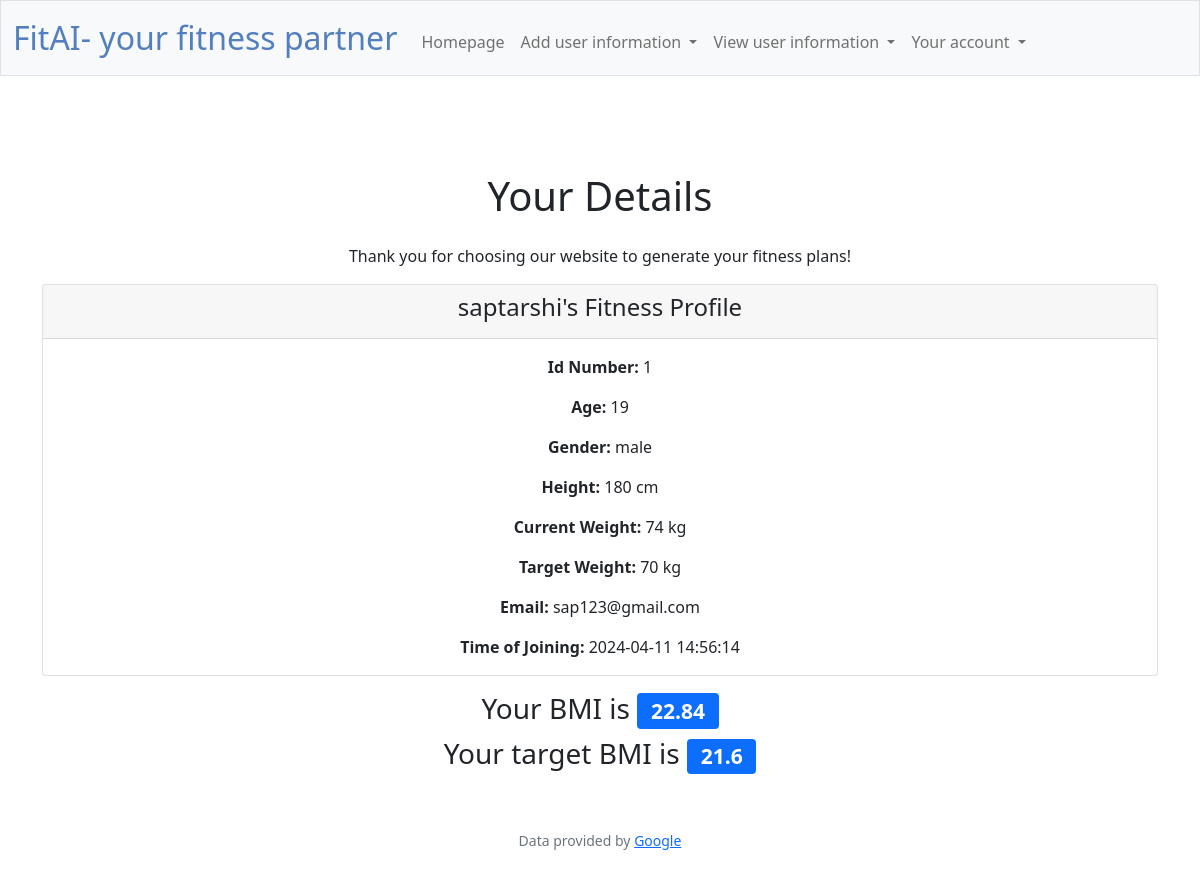
/homepage (signed in), run on the app's committed database.
### tables this page shows
CREATE TABLE user (
    id INTEGER PRIMARY KEY,
    username VARCHAR(255),
    email VARCHAR(255),
    password VARCHAR,
    time_joined TIMESTAMP,
    curr_weight DECIMAL(12,2),
    target_weight DECIMAL(12,2),
    height DECIMAL(12,2),
    gender VARCHAR(255),
    age INTEGER
);

### app.py (the view)
@app.route("/homepage")
@login_required
def home():
    try:
        user_details = db.execute("""
            SELECT id, username, email, time_joined, curr_weight, target_weight, height, gender, age
            FROM user
            WHERE id = ?
        """, (user_c_id))
        print(user_details)
        h = user_details[0]["height"]/100
        bmi = round((user_details[0]["curr_weight"]/(h*h)), 2)
        bmi_target = round((user_details[0]["target_weight"]/(h*h)), 2)
        return render_template("home.html", user_details= user_details, bmi=bmi, bmi_target = bmi_target)
    except Exception as e:
        print(f"An error occurred: {e}")
        return render_template("error.html", message="An internal server error occurred.")

### app.py (called while the page is built)
@app.after_request
def after_request(response):
    response.headers["Cache-Control"] = "no-cache, no-store, must-revalidate"
    response.headers["Expires"] = 0
    response.headers["Pragma"] = "no-cache"
    return response

### helpers.py (called while the page is built)
def login_required(f):
    @wraps(f)
    def decorated_function(*args, **kwargs):
        if session.get("user_id") is None:
            return redirect("/login")
        return f(*args, **kwargs)
    return decorated_function

### templates/home.html (shortened to what this page needs)
{% extends "layout.html" %}
{% block main %}
<div class="container mt-5">
    <h1 class="text-center mb-4">Your Details</h1>
    <p class="text-center">Thank you for choosing our website to generate your fitness plans!</p>
    {% for item in user_details %}
        <div class="card mb-3">
            <div class="card-header">
                <h4 class="card-title">{{ item.username }}'s Fitness Profile</h4>
            </div>
            <div class="card-body">
                <p class="card-text"><strong>Id Number:</strong> {{ item.id }}</p>
                <p class="card-text"><strong>Age:</strong> {{ item.age }}</p>
                <p class="card-text"><strong>Gender:</strong> {{ item.gender }}</p>
                <p class="card-text"><strong>Height:</strong> {{ item.height }} cm</p>
                <p class="card-text"><strong>Current Weight:</strong> {{ item.curr_weight }} kg</p>
                <p class="card-text"><strong>Target Weight:</strong> {{ item.target_weight }} kg</p>
                <p class="card-text"><strong>Email:</strong> {{ item.email }}</p>
                <p class="card-text"><strong>Time of Joining:</strong> {{ item.time_joined }}</p>
            </div>
        </div>
    {% endfor %}
    <div class="text-center">
        <p class="h3">Your BMI is <span class="badge bg-primary">{{ bmi }}</span></p>
    </div>
    <div class="text-center">
        <p class="h3">Your target BMI is <span class="badge bg-primary">{{ bmi_target }}</span></p>
    </div>
</div>
{% endblock %}

### data on the page
user: username "saptarshi", id "1", age "19", gender "male", height "180", curr_weight "74", target_weight "70", email "sap123@gmail.com", time_joined "2024-04-11 14:56:14"

### other printed values
{{ bmi }} "22.84"
{{ bmi_target }} "21.6"
